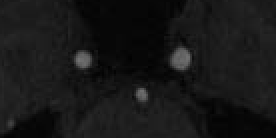
%> input picture DIP_作业/DIP/数字图像处理/数字图像处理/大作业/MRA.pgm, 138 x 69 px (shown 2 times larger); the run also reads 1 picture not shown here
$ octave litte.m   (GNU Octave 9; MATLAB toolbox functions it lacks are replaced by stand-ins)
%> lines starting %> are read from the running program, lines starting %| are printed output that depends on the picture; in (x1, y1, x2, y2) boxes, pixels count from 0 and x2, y2 are one past the last pixel; in counts of white or black regions, pixels touching at a corner belong together; the program's own positions count from 1
clear all;close all ;clc;
G=imread('MRA.pgm');
%> G is the input picture: size 69x138 uint8; min 1, max 114, mean 23.3
figure();
subplot(2,2,1);
imshow(G);
subplot(2,2,2);
imhist(G);
subplot(2,2,3);
[h,x]=imhist(G);
%> h = 256 values, max 862 at index 8, min 0 at index 1, mean 37.2; x = 256 values from 0 to 255
h=smooth(h,7);
%> h = 256 values, max 540.4 at index 30, min 0 at index 1, mean 37.07
plot(x,h)
%求出阈值T
df1=diff(h);%一阶差分
%> df1 = 255 values, max 123.1 at index 4, min -106 at index 11, mean -5.57e-17
df2=diff(df1);%二阶差分
%> df2 = 254 values, max 70.43 at index 11, min -78 at index 10, mean -0.0131

% [5 lines of commented-out code are left out]

[m,n]=size(df2);
%> m = 254; n = 1
T=0;
for i=1:m
if(abs(df1(i+1))<=0.2 && df2(i)>0 )
    T=x(i+2);  %确定阈值
    break;
end
end
%> this loop made 43 passes
%> T on pass 43: 44
% G=im2bw(G,T/255);%转为二值图像
pred = imbinarize(G,T/255);
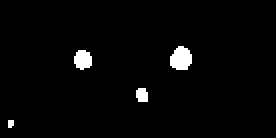
%> pred: size 69x138 logical (shown 2 times larger); 2.3% white; 4 white regions (1 under 20 px), largest, box (x1, y1, x2, y2) and area: (85, 23, 96, 35) 103, (37, 25, 46, 35) 71, (68, 44, 74, 51) 37
subplot(2,2,4);
imshow(pred);
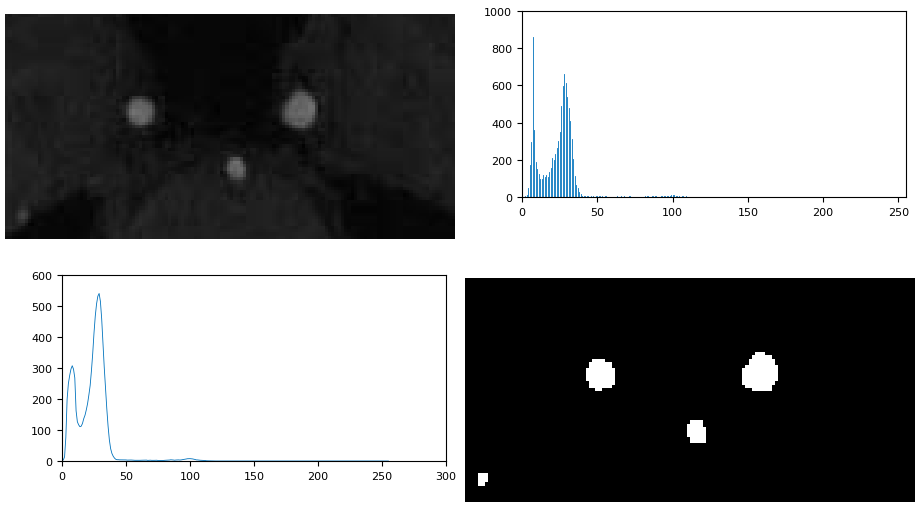
%> figure redrawn from the program's plot data, 4 panels

ref = imread('MRA_Reference.pgm');
d = dice(ref,pred)


%  累计频率计算函数
function [sum] = H(level,count)
    sum=0;
    for i=1:1:level
        sum = sum +count(i);
    end
end
% dice函数
function [d] = dice(label,pred)
label = logical(label);
%> label: size 69x138 logical; 2.2% white; 4 white regions (1 under 20 px), largest, box (x1, y1, x2, y2) and area: (85, 23, 96, 35) 98, (37, 25, 46, 35) 68, (68, 44, 74, 51) 36
 X_Y = 2*label.*pred;
 XaddY= label+pred;
 d = sumall(X_Y)/sumall(XaddY) ;
%> in sumall, `res= sum(sum(x));`: res = 424
%> d = 0.977
end
% 矩阵所有元素相加
function [res]  =sumall(x)
    res= sum(sum(x));
end
